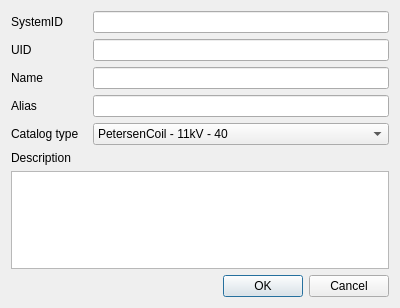
<?xml version="1.0" encoding="UTF-8"?>
<ui version="4.0">
 <class>ResistorPlacement</class>
 <widget class="QDialog" name="ResistorPlacement">
  <property name="geometry">
   <rect>
    <x>0</x>
    <y>0</y>
    <width>400</width>
    <height>308</height>
   </rect>
  </property>
  <property name="windowTitle">
   <string>Dialog</string>
  </property>
  <layout class="QVBoxLayout" name="verticalLayout">
   <item>
    <layout class="QGridLayout" name="gridLayout_2">
     <item row="4" column="1">
      <widget class="QComboBox" name="resistorPCatType_comboBox">
       <item>
        <property name="text">
         <string>PetersenCoil - 11kV - 40</string>
        </property>
       </item>
       <item>
        <property name="text">
         <string>Direct - 11 kV - 0</string>
        </property>
       </item>
       <item>
        <property name="text">
         <string>Direct - 110 kV - 0</string>
        </property>
       </item>
       <item>
        <property name="text">
         <string>Resistor - 20 kV - 20</string>
        </property>
       </item>
       <item>
        <property name="text">
         <string>PetersenCoil - 20 kV - 40</string>
        </property>
       </item>
       <item>
        <property name="text">
         <string>Direct - 20 kV - 0</string>
        </property>
       </item>
       <item>
        <property name="text">
         <string>Resistor - 10 kV - 0</string>
        </property>
       </item>
       <item>
        <property name="text">
         <string>Direct - 10 kV - 0</string>
        </property>
       </item>
      </widget>
     </item>
     <item row="0" column="0">
      <widget class="QLabel" name="label">
       <property name="text">
        <string>SystemID       </string>
       </property>
      </widget>
     </item>
     <item row="5" column="0" colspan="2">
      <widget class="QLabel" name="label_6">
       <property name="text">
        <string>Description</string>
       </property>
      </widget>
     </item>
     <item row="6" column="0" colspan="2">
      <widget class="QTextEdit" name="resistorPDescription_textEdit"/>
     </item>
     <item row="3" column="1">
      <widget class="QLineEdit" name="resistorPAlias_lineEdit"/>
     </item>
     <item row="3" column="0">
      <widget class="QLabel" name="label_4">
       <property name="text">
        <string>Alias</string>
       </property>
      </widget>
     </item>
     <item row="2" column="1">
      <widget class="QLineEdit" name="resistorPName_lineEdit"/>
     </item>
     <item row="4" column="0">
      <widget class="QLabel" name="label_5">
       <property name="text">
        <string>Catalog type</string>
       </property>
      </widget>
     </item>
     <item row="1" column="1">
      <widget class="QLineEdit" name="resistorPUID_lineEdit"/>
     </item>
     <item row="0" column="1">
      <widget class="QLineEdit" name="resistorPSystID_lineEdit"/>
     </item>
     <item row="1" column="0">
      <widget class="QLabel" name="label_2">
       <property name="text">
        <string>UID</string>
       </property>
      </widget>
     </item>
     <item row="2" column="0">
      <widget class="QLabel" name="label_3">
       <property name="text">
        <string>Name</string>
       </property>
      </widget>
     </item>
    </layout>
   </item>
   <item>
    <widget class="QDialogButtonBox" name="resistorPButtons_buttonBox">
     <property name="orientation">
      <enum>Qt::Horizontal</enum>
     </property>
     <property name="standardButtons">
      <set>QDialogButtonBox::Cancel|QDialogButtonBox::Ok</set>
     </property>
    </widget>
   </item>
  </layout>
 </widget>
 <resources/>
 <connections/>
</ui>
